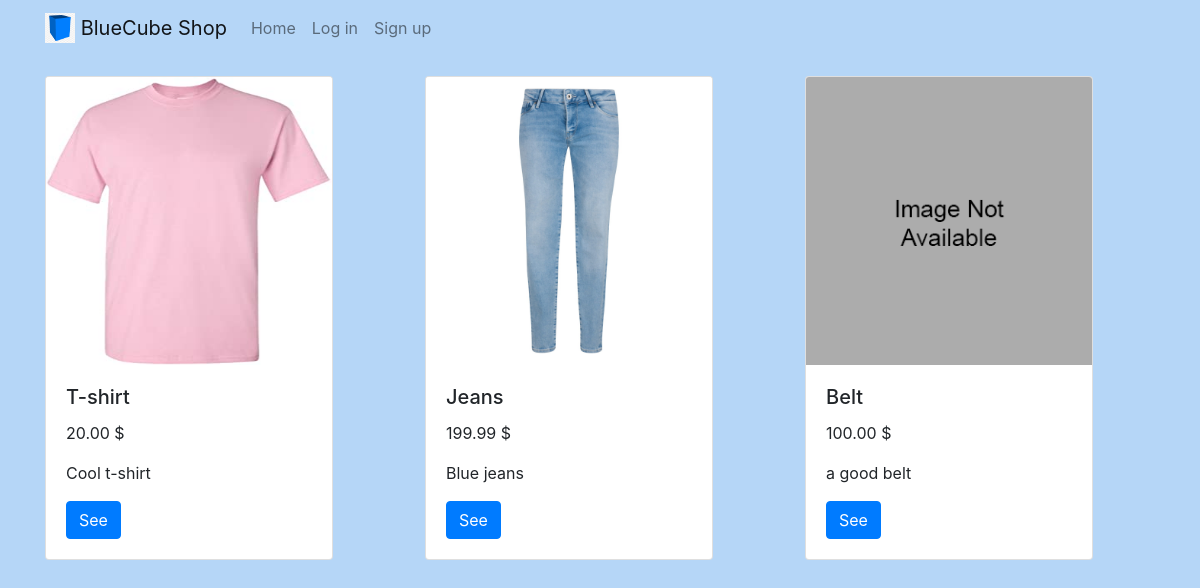
Before: /products/ with the older database file.
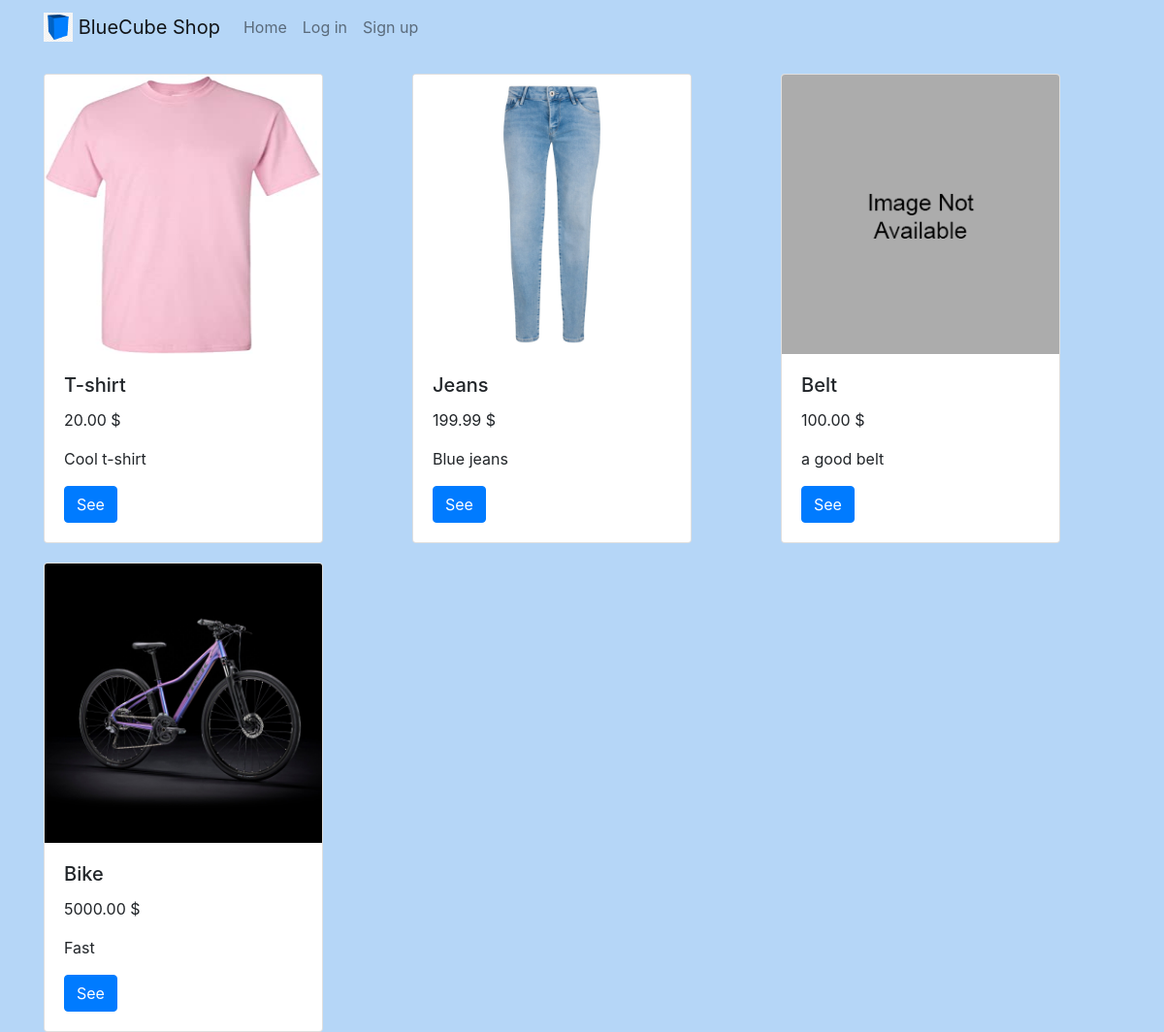
After: the same page with the newer database file.
### products/models.py (models this page shows, shortened)
class Product(models.Model):
    title = models.CharField(max_length = 255)
    slug = models.SlugField(unique=True)
    description = models.TextField()
    price = models.DecimalField(decimal_places=2, max_digits=20, default = 0)
    image = models.ImageField(upload_to='products', null=True, blank=True)
    featured = models.BooleanField(default=False)
    active = models.BooleanField(default=True)
    timestamp = models.DateTimeField(auto_now_add = True)
    objects = ProductManager()

### products/views.py (the view)
# urls.py: path('', ProductListView.as_view(), name = 'list'),
class ProductListView(ListView):
    model = Product

### products/models.py (called while the page is built)
    def get_queryset(self):
        return ProductQuerySet(self.model, using = self.db)

### products/templates/products/product_list.html (shortened to what this page needs)
{% extends "base.html" %}
{% block content %}
{% load bootstrap4 %}
<div class="row row-cols-3">
{% for product in product_list %}
{% include 'products/snippets/card.html' %}
{% endfor  %}
{% endblock %}

### products/templates/products/snippets/card.html
<div class='col'>
<div class="card" style="width: 18rem;">
{% if product.image %}
  <img class="card-img-top" src="{{product.image.url}}" alt="" style="height: 18rem;">
{% else %}
<img class="card-img-top" src="/media/products/Profile-NotAvailable-300x300.png" alt="" style="height: 18rem;">
{% endif %}
  <div class="card-body">
    <h5 class="card-title">{{product.title}}</h5>
    <p class="card-text">{{product.price}} $</p>
    <p class="card-text">{{product.description | truncatewords:10}}</p>
    <a href="{% url 'product:details' slug=product.slug %}" class="btn btn-primary">See</a>
  </div>
</div>
</div>

Changed rows visible on the page:
added Product: image (picture), title "Bike", price "5000.00", description "Fast"
